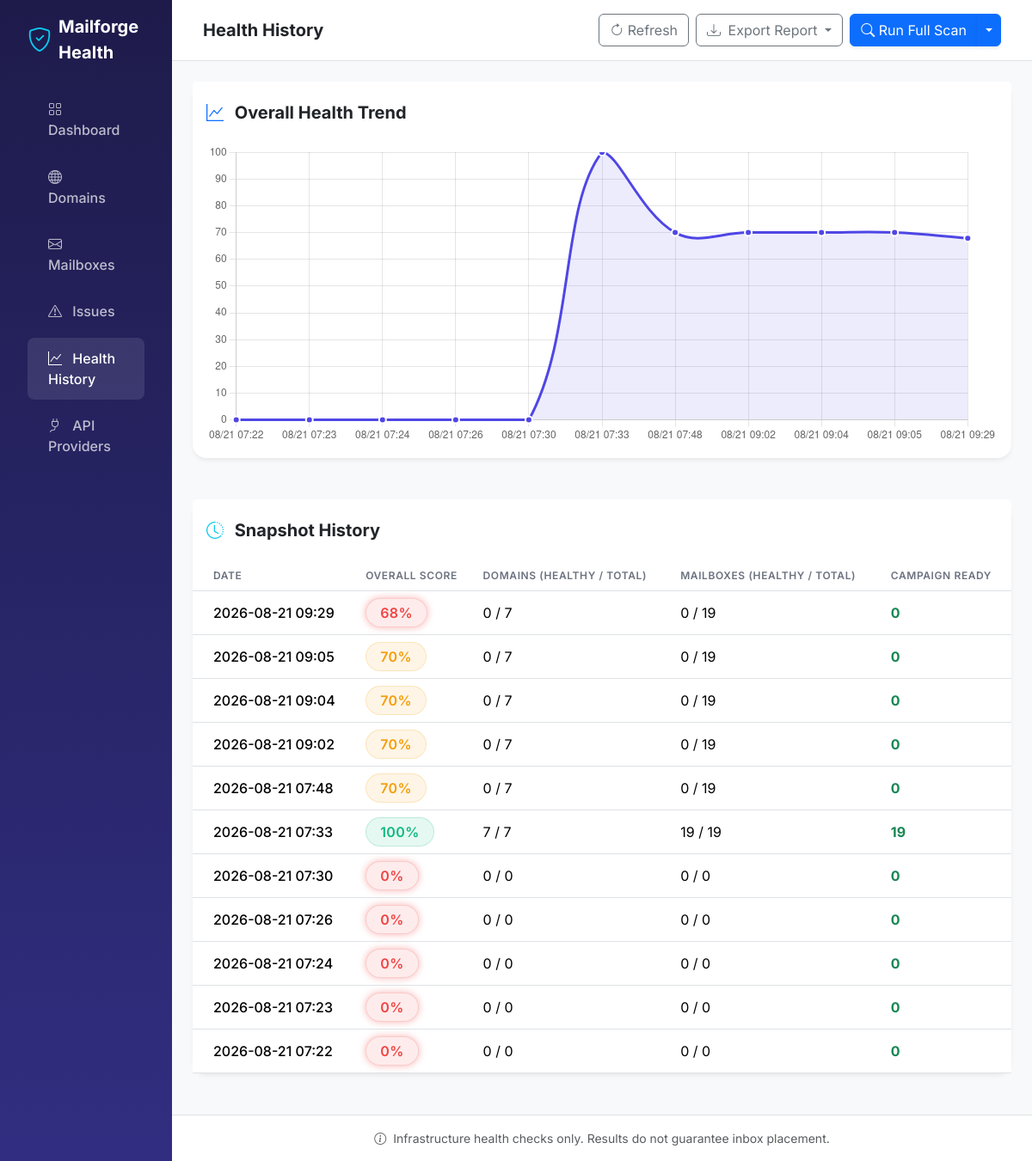
The page /history/ on the database its author committed.
### database/models.py (models this page shows)
class HealthSnapshot(Base):
    __tablename__ = "health_snapshots"
    id = Column(Integer, primary_key=True, index=True)
    timestamp = Column(DateTime, default=datetime.utcnow)
    overall_score = Column(Float)
    healthy_domains = Column(Integer)
    total_domains = Column(Integer)
    healthy_mailboxes = Column(Integer)
    total_mailboxes = Column(Integer)
    campaign_ready_mailboxes = Column(Integer)

### routes/history.py (the view)
@router.get("/")
def view_history(request: Request, db: Session = Depends(get_db)):
    snapshots = db.query(HealthSnapshot).order_by(HealthSnapshot.timestamp.desc()).limit(30).all()
    return templates.TemplateResponse("history.html", {
        "request": request,
        "snapshots": snapshots,
        "active_page": "history"
    })

### templates/history.html (shortened to what this page needs)
{% extends "base.html" %}
{% block page_title %}Health History{% endblock %}
{% block content %}
<div class="card mb-5">
    <div class="card-header bg-white border-bottom-0 pt-4 pb-0">
        <h5 class="fw-bold"><i class="bi bi-graph-up text-primary me-2"></i> Overall Health Trend</h5>
    </div>
    <div class="card-body">
        <div style="height: 350px;">
            <canvas id="historyChart"></canvas>
        </div>
    </div>
</div>
<div class="card">
    <div class="card-header bg-white border-bottom-0 pt-4 pb-0">
        <h5 class="fw-bold"><i class="bi bi-clock-history text-info me-2"></i> Snapshot History</h5>
    </div>
    <div class="card-body p-0 mt-3">
        <div class="table-responsive">
            <table class="table table-hover mb-0">
                <thead class="bg-light">
                    <tr>
                        <th class="ps-4">Date</th>
                        <th>Overall Score</th>
                        <th>Domains (Healthy / Total)</th>
                        <th>Mailboxes (Healthy / Total)</th>
                        <th>Campaign Ready</th>
                    </tr>
                </thead>
                <tbody>
                    {% for snap in snapshots %}
                    <tr>
                        <td class="ps-4 fw-medium">{{ snap.timestamp.strftime('%Y-%m-%d %H:%M') }}</td>
                        <td>
                            <span class="badge badge-pill {% if snap.overall_score >= 90 %}badge-healthy{% elif snap.overall_score >= 70 %}badge-warning{% else %}badge-critical{% endif %} fs-6 px-3 py-2">
                                {{ "%.0f"|format(snap.overall_score) }}%
                            </span>
                        </td>
                        <td>{{ snap.healthy_domains }} / {{ snap.total_domains }}</td>
                        <td>{{ snap.healthy_mailboxes }} / {{ snap.total_mailboxes }}</td>
                        <td>
                            <span class="text-success fw-bold">{{ snap.campaign_ready_mailboxes }}</span>
                        </td>
                    </tr>
                    {% endfor %}
                </tbody>
            </table>
        </div>
    </div>
</div>
{% endblock %}
{% block scripts %}
<script>
document.addEventListener('DOMContentLoaded', function() {
    const labels = [
        {% for snap in snapshots|reverse %}
        "{{ snap.timestamp.strftime('%m/%d %H:%M') }}"{% if not loop.last %},{% endif %}
        {% endfor %}
    ];
    const data = [
        {% for snap in snapshots|reverse %}
        {{ "%.1f"|format(snap.overall_score) }}{% if not loop.last %},{% endif %}
        {% endfor %}
    ];
    if (labels.length > 0) {
        initLineChart('historyChart', labels, data);
    }
});
</script>
{% endblock %}

### static/css/style.css (style rules this page uses)
:root { --primary: #4f46e5; --success: #10b981; --warning: #f59e0b; --danger: #ef4444; --info: #3b82f6; --dark: #111827; --light: #f3f4f6; --gray: #6b7280; --sidebar-bg-start: #1e1b4b; --sidebar-bg-end: #312e81; }
body { font-family: 'Inter', sans-serif; background-color: #f8fafc; color: #334155; overflow-x: hidden; }
.card { border: none; border-radius: 1rem; box-shadow: 0 4px 6px -1px rgba(0, 0, 0, 0.05), 0 2px 4px -1px rgba(0, 0, 0, 0.03); transition: transform 0.2s ease, box-shadow 0.2s ease; margin-bottom: 1.5rem; }
.badge-pill { padding: 0.35em 0.8em; border-radius: 50rem; font-weight: 600; letter-spacing: 0.025em; font-size: 0.75rem; text-transform: uppercase; }
.badge-healthy, .badge-success, .badge-connected, .badge-active { background-color: rgba(16, 185, 129, 0.1); color: var(--success); border: 1px solid rgba(16, 185, 129, 0.2); }
.badge-warning, .badge-medium { background-color: rgba(245, 158, 11, 0.1); color: var(--warning); border: 1px solid rgba(245, 158, 11, 0.2); }
.badge-critical, .badge-high { background-color: rgba(239, 68, 68, 0.1); color: var(--danger); border: 1px solid rgba(239, 68, 68, 0.2); box-shadow: 0 0 8px rgba(239, 68, 68, 0.4); }
.table { vertical-align: middle; }
.table th { font-weight: 600; color: var(--gray); text-transform: uppercase; font-size: 0.75rem; letter-spacing: 0.05em; border-top: none; }
.table tbody tr { transition: background-color 0.2s; }

### rows shown on the page
HealthSnapshot: timestamp "2026-08-21 09:29", overall_score "68", healthy_domains "0", total_domains "7", healthy_mailboxes "0", total_mailboxes "19", campaign_ready_mailboxes "0"
HealthSnapshot: timestamp "2026-08-21 09:05", overall_score "70", healthy_domains "0", total_domains "7", healthy_mailboxes "0", total_mailboxes "19", campaign_ready_mailboxes "0"
HealthSnapshot: timestamp "2026-08-21 09:04", overall_score "70", healthy_domains "0", total_domains "7", healthy_mailboxes "0", total_mailboxes "19", campaign_ready_mailboxes "0"
HealthSnapshot: timestamp "2026-08-21 09:02", overall_score "70", healthy_domains "0", total_domains "7", healthy_mailboxes "0", total_mailboxes "19", campaign_ready_mailboxes "0"
HealthSnapshot: timestamp "2026-08-21 07:48", overall_score "70", healthy_domains "0", total_domains "7", healthy_mailboxes "0", total_mailboxes "19", campaign_ready_mailboxes "0"
HealthSnapshot: timestamp "2026-08-21 07:33", overall_score "100", healthy_domains "7", total_domains "7", healthy_mailboxes "19", total_mailboxes "19", campaign_ready_mailboxes "19"
HealthSnapshot: timestamp "2026-08-21 07:30", overall_score "0", healthy_domains "0", total_domains "0", healthy_mailboxes "0", total_mailboxes "0", campaign_ready_mailboxes "0"
HealthSnapshot: timestamp "2026-08-21 07:26", overall_score "0", healthy_domains "0", total_domains "0", healthy_mailboxes "0", total_mailboxes "0", campaign_ready_mailboxes "0"
HealthSnapshot: timestamp "2026-08-21 07:24", overall_score "0", healthy_domains "0", total_domains "0", healthy_mailboxes "0", total_mailboxes "0", campaign_ready_mailboxes "0"
HealthSnapshot: timestamp "2026-08-21 07:23", overall_score "0", healthy_domains "0", total_domains "0", healthy_mailboxes "0", total_mailboxes "0", campaign_ready_mailboxes "0"
HealthSnapshot: timestamp "2026-08-21 07:22", overall_score "0", healthy_domains "0", total_domains "0", healthy_mailboxes "0", total_mailboxes "0", campaign_ready_mailboxes "0"

### other values the page prints
chart data {{ "%.1f"|format(snap.overall_score) }} 0.0, 0.0, 0.0, 0.0, 0.0, 100.0, 70.0, 70.0, 70.0, 70.0, 67.9
